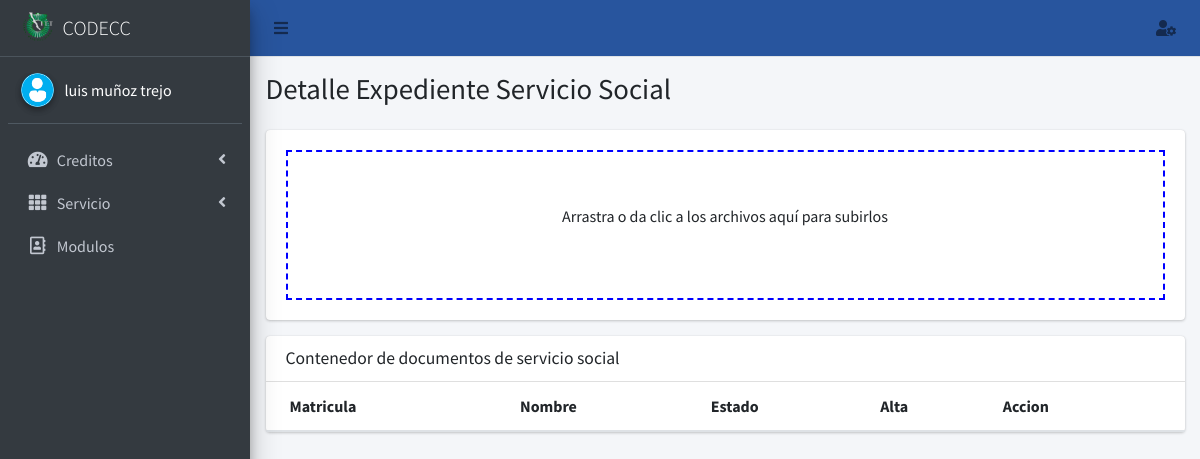
The app's page /expediente/servicio/2?matricula=14211756 (signed in) with its own data.
### core/models.py (models this page shows, shortened)
class Perfil(models.Model):
    user=models.OneToOneField(User,null=True,on_delete=models.SET_NULL)
    nombre=models.CharField(max_length=56, blank=False, null=False)
    apellido_paterno=models.CharField(max_length=56, blank=False, null=False)
    apellido_materno=models.CharField(max_length=56, blank=False, null=False)
    modulo=models.ManyToManyField(Modulo, blank=True)
    email_institucional=models.CharField(max_length=126, blank=False, null=False, validators=[RegexValidator(regex=r'(^[a-zA-Z0-9_.+-]+@tectijuana.edu.mx+$)|(^[a-zA-Z0-9_.+-]+@tectijuana.tecnm.mx+$)',message="El formato del correo debe ser @tectijuana.edu.mx")])
    foto=models.ImageField(upload_to=rename_folder_photo, max_length=126, blank=True, null=True)
    estado=models.BooleanField(default=False)
    created_at = models.DateTimeField("Creado ", auto_now_add=True)
    updated_at = models.DateTimeField("Actualizado ", auto_now=True)
    class Meta:
        verbose_name="Perfil"
        verbose_name_plural="Perfiles"

### core/views.py (the view)
# urls.py: path('expediente/servicio/<int:id>',views.detalle_expediente_servicio,name="detalle_expediente_servicio"),
@login_required(login_url='login_docente')
def detalle_expediente_servicio(request,id=None):
    documentos=Documento_Servicio.objects.filter(user=request.user.id, matricula=id)
    modulos=Perfil.objects.get(user=request.user.id)
    contexto={
        'titulo': "Detalle Expediente Servicio Social",
        'modulos':modulos.modulo,
        'usuario': Perfil.objects.get(user=request.user.id),
        'documentos': documentos,
    }
    return render(request,"servicio/detalle_expediente.html",contexto)

### core/templatetags/templates.py (called while the page is built)
@register.filter(name='has_group')
def has_group(user, group_name):
       groups = user.groups.all().values_list('name', flat=True)
       return True if group_name in groups else False

@register.simple_tag
def loadsession(user):
       bandera=False
       data=Perfil.objects.get(user=user)
       if data.estado:
              bandera=True
       return bandera

### templates/servicio/detalle_expediente.html (shortened to what this page needs)
{%extends 'docente/inicio.html' %}
{% load staticfiles %}
{%load templates%}
{%block content%}
            <div class="col-lg-12">
              {%if request.user|has_group:"Servicio" or request.user.is_superuser%}
              <div class="card card-default">
                <div class="card-body">
                    <form action="{% url 'Ajax_AltaDocumentoExpedienteServicio' %}" class="dropzone" id="myDropzone" method='POST' enctype="multipart/form-data">
                      </form>
                </div>
              </div>
            </div>
                <div class="col-lg-12">
                  <div class="card">
                    <div class="card-header">
                      <h3 class="card-title">Contenedor de documentos de servicio social</h3>
                    </div>
                    <div class="card-body table-responsive p-0">
                      <table class="table table-hover text-nowrap">
                        <thead>
                          <tr>
                            <th>Matricula</th>
                            <th>Nombre</th>
                            <th>Estado</th>
                            <th>Alta</th>
                            <th>Accion</th>
                          </tr>
                        </thead>
                      </table>
                    </div>
                  </div>
                </div>
                {%else%}
                <p>No tienes permisos para poder realizar esta accion</p>
                {%endif%}
</div>
{%endblock content%}
{%block css%}
<link rel="stylesheet" href="/static/css/dropzone.css">
{%endblock css%}

### templates/docente/aside.html (shortened to what this page needs)
{%load templates%}
 <aside class="main-sidebar sidebar-dark-primary elevation-4">
    <a href="" class="brand-link">
      <img src="/static/img/logo_TECT.png" alt="Logo TecNM" class="brand-image" style="opacity: .8">
      <span class="brand-text font-weight-light">CODECC</span>
    </a>
    <div class="sidebar">
      <div class="user-panel mt-3 pb-3 mb-3 d-flex">
        <div class="image">
          {%if usuario.foto%}
          <img src="{{usuario.foto.url}}" class="img-circle elevation-2" alt="User Image">
          {%else%}
          <img src="/static/img/usernone.png" class="img-circle elevation-2" alt="User Image">
          {%endif%}
        </div>
        <div class="info">
          <span style="color: white;">{{usuario.nombre}} {{usuario.apellido_paterno}} {{usuario.apellido_materno}}</span>
        </div>
      </div>
      <nav class="mt-2">
        <ul class="nav nav-pills nav-sidebar flex-column" data-widget="treeview" role="menu" data-accordion="false">
          {% if request.user|has_group:"Docente" or request.user.is_superuser %}
          <li class="nav-item">
            <a href="#" class="nav-link">
              <i class="nav-icon fas fa-tachometer-alt"></i>
              <p>
                Creditos
                <i class="right fas fa-angle-left"></i>
              </p>
            </a>
          </li>
          {%endif%}
          {% if request.user|has_group:"Servicio" or request.user.is_superuser %}
          <li class="nav-item">
            <a href="#" class="nav-link">
              <i class="nav-icon fas fa-th"></i>
              <p>
                Servicio
                <i class="right fas fa-angle-left"></i>
              </p>
            </a>
          </li>
          {%endif%}
          {% if request.user.is_superuser %}
          <li class="nav-item">
            <a href="{%url 'modulo'%}" class="nav-link">
              <i class="nav-icon far fa-address-book"></i>
              <p>
                Modulos
              </p>
            </a>
          </li>
          {%endif%}
        </ul>
      </nav>
    </div>
  </aside>

### static/css/dropzone.css (style rules this page uses)
.dropzone,.dropzone * { box-sizing:border-box }
.dropzone { min-height:150px;border:2px solid rgba(0,0,0,0.3);background:white;padding:20px 20px }
.dropzone.dz-clickable { cursor:pointer }

### templates/servicio/detalle_expediente.html (style rules this page uses)
.dropzone { border: 2px dashed blue; }

### records on screen
Perfil: nombre "luis", apellido_paterno "muñoz", apellido_materno "trejo"

### other values on screen
{{ titulo }} "Detalle Expediente Servicio Social"
